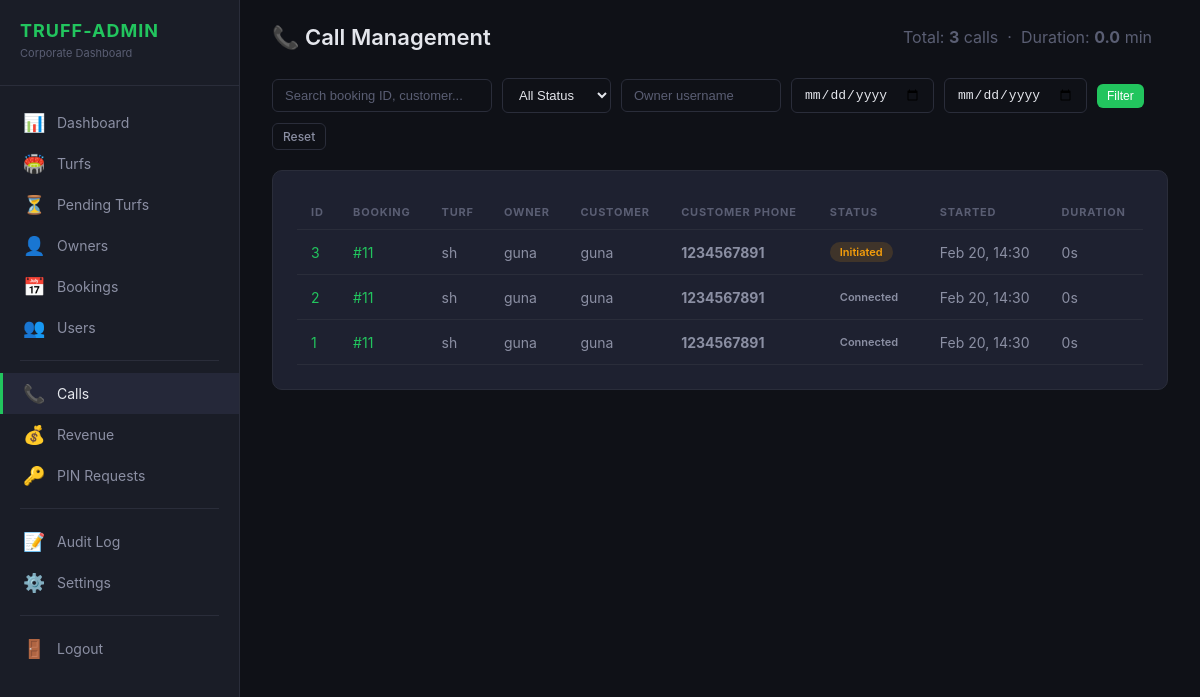
The page /truff-admin/calls/ (signed in) on the database as committed earlier.
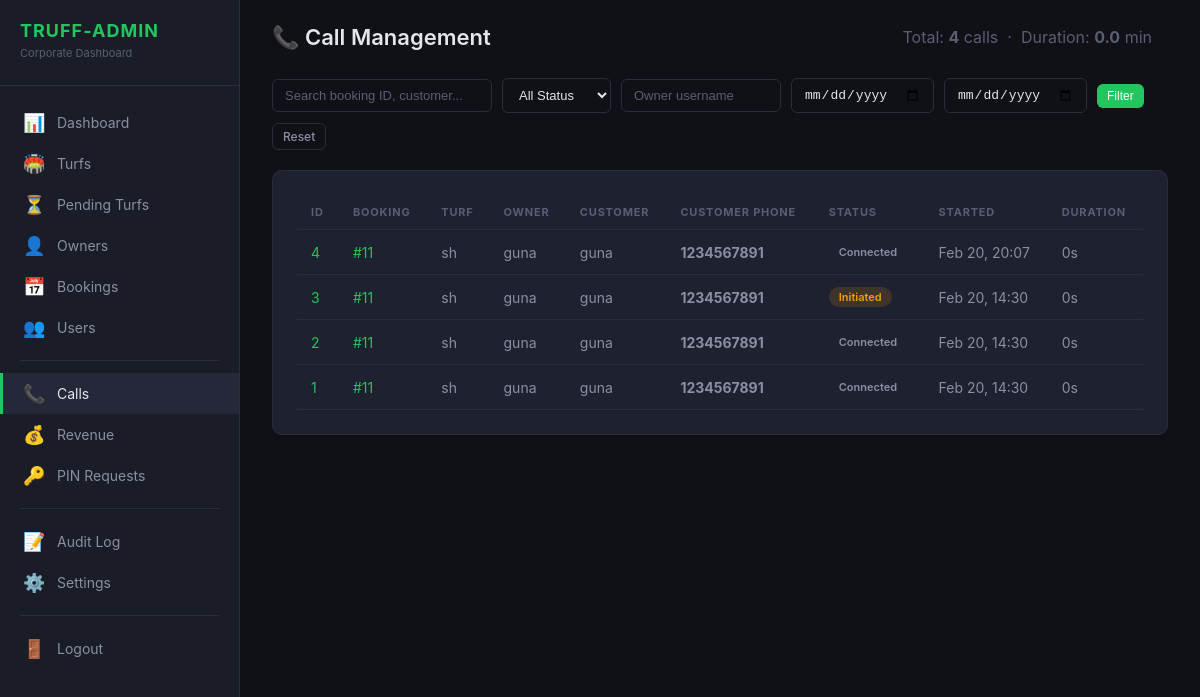
The same page on the database as committed later.
### bookings/models.py (models this page shows, shortened)
class CallRecord(models.Model):
    booking = models.ForeignKey(
        Booking,
        on_delete=models.CASCADE,
        related_name='call_records',
    )
    initiated_by = models.ForeignKey(
        settings.AUTH_USER_MODEL,
        on_delete=models.CASCADE,
        related_name='initiated_calls',
        help_text='The turf owner who clicked Call Customer',
    )
    conference_id = models.CharField(
        max_length=100, unique=True, null=True, blank=True,
        help_text='Provider conference ID (Twilio/Exotel/etc.)',
    )
    owner_called = models.BooleanField(default=False)
    customer_called = models.BooleanField(default=False)
    started_at = models.DateTimeField(auto_now_add=True)
    ended_at = models.DateTimeField(null=True, blank=True)
    duration_seconds = models.IntegerField(default=0)
    status = models.CharField(
        max_length=20,
        choices=CallStatus.choices,
        default=CallStatus.INITIATED,
    )
    recording_url = models.URLField(null=True, blank=True)
    admin_notified = models.BooleanField(default=False)
    admin_acknowledged = models.BooleanField(default=False)
    admin_acknowledged_at = models.DateTimeField(null=True, blank=True)
    admin_notes = models.TextField(blank=True, default='')
    class Meta:
        ordering = ['-started_at']
        indexes = [
            models.Index(fields=['booking', '-started_at']),
            models.Index(fields=['initiated_by', '-started_at']),
            models.Index(fields=['status']),
        ]

class Booking(models.Model):
    user = models.ForeignKey(
        settings.AUTH_USER_MODEL,
        on_delete=models.CASCADE,
        related_name='bookings',
    )
    turf = models.ForeignKey(
        'turfs.Turf',
        on_delete=models.CASCADE,
        related_name='bookings',
    )
    preview = models.ForeignKey(
        BookingPreview,
        on_delete=models.SET_NULL,
        null=True, blank=True,
        related_name='booking',
    )
    booking_date = models.DateField()
    start_time = models.TimeField()
    end_time = models.TimeField()
    selected_slots = models.JSONField(null=True, blank=True)
    price_per_hour = models.DecimalField(max_digits=10, decimal_places=2, default=Decimal('0.00'))
    total_price = models.DecimalField(max_digits=10, decimal_places=2, default=Decimal('0.00'))
    discount = models.DecimalField(max_digits=10, decimal_places=2, default=Decimal('0.00'))
    final_price = models.DecimalField(max_digits=10, decimal_places=2, default=Decimal('0.00'))
    gst_amount = models.DecimalField(max_digits=10, decimal_places=2, default=Decimal('0.00'))
    commission = models.DecimalField(max_digits=10, decimal_places=2, default=Decimal('0.00'))
    gst_on_commission = models.DecimalField(max_digits=10, decimal_places=2, default=Decimal('0.00'))
    commission_percent = models.DecimalField(max_digits=5, decimal_places=2, default=Decimal('5.00'))
    platform_fee = models.DecimalField(max_digits=10, decimal_places=2, default=Decimal('0.00'))
    gst_on_platform_fee = models.DecimalField(max_digits=10, decimal_places=2, default=Decimal('0.00'))
    platform_revenue = models.DecimalField(max_digits=10, decimal_places=2, default=Decimal('0.00'))
    owner_payout = models.DecimalField(max_digits=10, decimal_places=2, default=Decimal('0.00'))
    payout_status = models.CharField(
        max_length=20,
        choices=PayoutStatus.choices,
        default=PayoutStatus.PENDING,
    )
    is_redeemed = models.BooleanField(default=False)
    credits_used = models.PositiveIntegerField(default=0)
    is_first_booking = models.BooleanField(default=False)
    idempotency_key = models.UUIDField(unique=True, null=True, blank=True)
    booking_status = models.CharField(
        max_length=20,
        choices=BookingStatus.choices,
        default=BookingStatus.PENDING,
    )
    payment_status = models.CharField(
        max_length=20,
        choices=PaymentStatus.choices,
        default=PaymentStatus.PENDING,
    )
    razorpay_order_id = models.CharField(max_length=100, null=True, blank=True, db_index=True)
    razorpay_payment_id = models.CharField(max_length=100, null=True, blank=True)
    razorpay_signature = models.CharField(max_length=200, null=True, blank=True)
    notes = models.TextField(blank=True, null=True)
    cancelled_reason = models.TextField(blank=True, null=True)
    cancelled_at = models.DateTimeField(blank=True, null=True)
    cancelled_by_admin = models.BooleanField(default=False)
    created_at = models.DateTimeField(auto_now_add=True)
    updated_at = models.DateTimeField(auto_now=True)
    class Meta:
        ordering = ['-created_at']
        indexes = [
            models.Index(fields=['user', 'booking_date']),
            models.Index(fields=['turf', 'booking_date']),
            models.Index(fields=['booking_status']),
            models.Index(fields=['idempotency_key']),
        ]

### turfs/models.py (models this page shows, shortened)
class Turf(models.Model):
    owner = models.ForeignKey(User, on_delete=models.CASCADE, related_name='turfs')
    name = models.CharField(max_length=200)
    description = models.TextField(blank=True, null=True)
    address = models.TextField()
    city = models.CharField(max_length=100)
    state = models.CharField(max_length=100)
    postal_code = models.CharField(max_length=10, blank=True, null=True)
    latitude = models.FloatField()
    longitude = models.FloatField()
    price_per_hour = models.IntegerField(validators=[MinValueValidator(1)])
    max_players = models.IntegerField(default=22, validators=[MinValueValidator(1)])
    status = models.CharField(max_length=20, choices=TurfStatus.choices, default=TurfStatus.PENDING)
    rejection_reason = models.TextField(blank=True, null=True)
    suspend_reason = models.TextField(blank=True, null=True)
    sports = models.ManyToManyField(Sport, related_name='turfs')
    amenities = models.ManyToManyField(Amenity, related_name='turfs')
    rating = models.FloatField(
        default=4.5,
        validators=[MinValueValidator(0.0), MaxValueValidator(5.0)]
    )
    review_count = models.IntegerField(default=0)
    is_active = models.BooleanField(default=False)
    google_maps_share_link = models.URLField(blank=True, null=True)
    created_at = models.DateTimeField(auto_now_add=True)
    updated_at = models.DateTimeField(auto_now=True)
    approved_at = models.DateTimeField(blank=True, null=True)
    approved_by = models.ForeignKey(
        User, on_delete=models.SET_NULL, null=True, blank=True,
        related_name='approved_turfs',
    )
    class Meta:
        ordering = ['-created_at']
        indexes = [
            models.Index(fields=['status', 'is_active']),
            models.Index(fields=['latitude', 'longitude']),
            models.Index(fields=['owner', 'status']),
        ]

### users/models.py (models this page shows, shortened)
class CustomUser(AbstractUser):
    class UserRole(models.TextChoices):
        USER = 'user', 'Normal User'
        TURF_OWNER = 'turf_owner', 'Turf Owner'
        PLATFORM_ADMIN = 'admin', 'Platform Admin'
    phone_number = models.CharField(max_length=15, blank=True, null=True)
    role = models.CharField(max_length=20, choices=UserRole.choices, default=UserRole.USER)
    profile_picture = models.ImageField(upload_to='profile_pictures/', blank=True, null=True)
    bio = models.TextField(blank=True, null=True)
    is_verified = models.BooleanField(default=False)
    is_phone_verified = models.BooleanField(default=False)
    referral_code = models.CharField(max_length=10, unique=True, null=True, blank=True)
    referred_by = models.ForeignKey(
        'self', null=True, blank=True, on_delete=models.SET_NULL, related_name='referrals'
    )
    referral_click_count = models.IntegerField(default=0)
    referral_install_count = models.IntegerField(default=0)
    referral_cashback_earned = models.DecimalField(max_digits=10, decimal_places=2, default=0)
    total_referrals = models.IntegerField(default=0)
    qualified_referrals = models.IntegerField(default=0)
    wallet_balance = models.DecimalField(max_digits=10, decimal_places=2, default=0)
    referred_by_owner = models.ForeignKey(
        'TurfOwner', null=True, blank=True, on_delete=models.SET_NULL,
        related_name='referred_users',
    )
    total_bookings = models.PositiveIntegerField(default=0)
    total_credits = models.PositiveIntegerField(default=0)
    used_credits = models.PositiveIntegerField(default=0)
    first_booking_completed = models.BooleanField(default=False)
    created_at = models.DateTimeField(auto_now_add=True)
    updated_at = models.DateTimeField(auto_now=True)
    class Meta:
        ordering = ['-created_at']

### truff_admin_panel/views.py (the view, shortened to what this page needs)
# urls.py: path('calls/', views.CallListView.as_view(), name='calls'),
class CallListView(TruffAdminRequiredMixin, View):
    def get(self, request):
        qs = CallRecord.objects.select_related(
            'booking', 'booking__user', 'booking__turf', 'initiated_by'
        ).order_by('-started_at')
        status_filter = request.GET.get('status', '')
        if status_filter:
            qs = qs.filter(status=status_filter)
        date_from = request.GET.get('date_from', '')
        date_to = request.GET.get('date_to', '')
        if date_from:
            qs = qs.filter(started_at__date__gte=date_from)
        if date_to:
            qs = qs.filter(started_at__date__lte=date_to)
        owner_filter = request.GET.get('owner', '')
        if owner_filter:
            qs = qs.filter(initiated_by__username__icontains=owner_filter)
        search = request.GET.get('q', '')
        total_calls = qs.count()
        total_duration = sum(c.duration_seconds for c in qs[:100])
        paginator = Paginator(qs, 25)
        page = paginator.get_page(request.GET.get('page', 1))
        return render(request, 'truff_admin/call_management.html', {
            'page': page,
            'total_calls': total_calls,
            'total_duration_min': round(total_duration / 60, 1),
            'status_choices': CallStatus.choices,
            'current_status': status_filter,
            'date_from': date_from,
            'date_to': date_to,
            'owner_filter': owner_filter,
            'search_query': search,
        })

### truff_admin_panel/context_processors.py (called while the page is built)
def pending_turf_count(request):
    if not request.user.is_authenticated:
        return {}
    if not (request.user.is_staff or request.user.groups.filter(name='Truff Admin').exists()):
        return {}
    try:
        return {'pending_turf_count': Turf.objects.filter(status=TurfStatus.PENDING).count()}
    except Exception:
        return {'pending_turf_count': 0}

### truff_admin_panel/mixins.py (called while the page is built)
    def test_func(self):
        user = self.request.user
        if not user.is_authenticated:
            return False
        return user.is_staff or user.groups.filter(name='Truff Admin').exists()

### truff_admin_panel/templates/truff_admin/call_management.html (shortened to what this page needs)
{% extends "truff_admin/base.html" %}
{% load truff_tags %}
{% block content %}
<div class="topbar">
    <h1>📞 Call Management</h1>
    <div class="topbar-actions">
        <span style="margin-right:16px;color:var(--text-muted);">
            Total: <strong>{{ total_calls }}</strong> calls
            &nbsp;·&nbsp;
            Duration: <strong>{{ total_duration_min }}</strong> min
        </span>
    </div>
</div>
<div class="filter-bar">
    <form method="get" style="display:flex;gap:10px;flex-wrap:wrap;align-items:center;width:100%;">
        <input type="text" name="q" class="form-input" placeholder="Search booking ID, customer..."
            value="{{ search_query }}" style="width:220px;">
        <select name="status" class="form-select">
            <option value="">All Status</option>
        </select>
        <input type="text" name="owner" class="form-input" placeholder="Owner username" value="{{ owner_filter }}"
            style="width:160px;">
        <input type="date" name="date_from" class="form-input" value="{{ date_from }}" title="From date">
        <input type="date" name="date_to" class="form-input" value="{{ date_to }}" title="To date">
        <button type="submit" class="btn btn-primary btn-sm">Filter</button>
        <a href="/truff-admin/calls/" class="btn btn-outline btn-sm">Reset</a>
    </form>
</div>
<div class="panel">
    <table class="data-table">
        <thead>
            <tr>
                <th>ID</th>
                <th>Booking</th>
                <th>Turf</th>
                <th>Owner</th>
                <th>Customer</th>
                <th>Customer Phone</th>
                <th>Status</th>
                <th>Started</th>
                <th>Duration</th>
            </tr>
        </thead>
        <tbody>
            {% for c in page %}
            <tr>
                <td><a href="/truff-admin/calls/{{ c.id }}/">{{ c.id }}</a></td>
                <td><a href="/truff-admin/bookings/{{ c.booking.id }}/">#{{ c.booking.id }}</a></td>
                <td>{{ c.booking.turf.name }}</td>
                <td>{{ c.initiated_by.first_name }} {{ c.initiated_by.last_name }}</td>
                <td>{{ c.booking.user.first_name }} {{ c.booking.user.last_name }}</td>
                <td><strong>{{ c.booking.user.phone_number|default:"—" }}</strong></td>
                <td>
                    <span class="badge
                        {% if c.status == 'completed' %}badge-success
                        {% elif c.status == 'connected' %}badge-info
                        {% elif c.status == 'initiated' %}badge-warning
                        {% else %}badge-danger{% endif %}
                    ">{{ c.status }}</span>
                </td>
                <td>{{ c.started_at|date:"M d, H:i" }}</td>
                <td>{{ c.duration_seconds }}s</td>
            </tr>
            {% empty %}
            <tr>
                <td colspan="9" style="text-align:center;color:var(--text-muted);">No call records found</td>
            </tr>
            {% endfor %}
        </tbody>
    </table>
</div>
{% endblock %}

Rows that differ between the two databases and show on the page:
added CallRecord: id "4", booking.id "11", booking.turf.name "sh", initiated_by.first_name "guna", booking.user.first_name "guna", booking.user.phone_number "1234567891", status "Connected", started_at "Feb 20, 20:07", duration_seconds "0"
Other text that changed with them:
{{ total_calls }}: "3" → "4"
